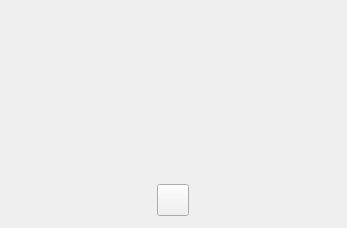
<?xml version="1.0" encoding="UTF-8"?>
<ui version="4.0">
 <class>InputFaceWidgetClass</class>
 <widget class="QWidget" name="InputFaceWidgetClass">
  <property name="geometry">
   <rect>
    <x>0</x>
    <y>0</y>
    <width>347</width>
    <height>228</height>
   </rect>
  </property>
  <property name="sizePolicy">
   <sizepolicy hsizetype="Expanding" vsizetype="Preferred">
    <horstretch>0</horstretch>
    <verstretch>0</verstretch>
   </sizepolicy>
  </property>
  <property name="minimumSize">
   <size>
    <width>0</width>
    <height>0</height>
   </size>
  </property>
  <property name="maximumSize">
   <size>
    <width>16777215</width>
    <height>16777215</height>
   </size>
  </property>
  <property name="windowTitle">
   <string>Form</string>
  </property>
  <layout class="QVBoxLayout" name="verticalLayout_3">
   <property name="spacing">
    <number>0</number>
   </property>
   <property name="margin" stdset="0">
    <number>0</number>
   </property>
   <item>
    <widget class="QFrame" name="m_MainFrame">
     <property name="sizePolicy">
      <sizepolicy hsizetype="Expanding" vsizetype="Preferred">
       <horstretch>0</horstretch>
       <verstretch>0</verstretch>
      </sizepolicy>
     </property>
     <property name="minimumSize">
      <size>
       <width>0</width>
       <height>0</height>
      </size>
     </property>
     <property name="maximumSize">
      <size>
       <width>16777215</width>
       <height>16777215</height>
      </size>
     </property>
     <property name="frameShape">
      <enum>QFrame::NoFrame</enum>
     </property>
     <property name="frameShadow">
      <enum>QFrame::Raised</enum>
     </property>
     <layout class="QVBoxLayout" name="verticalLayout">
      <property name="spacing">
       <number>0</number>
      </property>
      <property name="margin" stdset="0">
       <number>5</number>
      </property>
      <item>
       <widget class="QFrame" name="m_SelectFaceFrame">
        <property name="sizePolicy">
         <sizepolicy hsizetype="Expanding" vsizetype="Fixed">
          <horstretch>0</horstretch>
          <verstretch>0</verstretch>
         </sizepolicy>
        </property>
        <property name="minimumSize">
         <size>
          <width>0</width>
          <height>174</height>
         </size>
        </property>
        <property name="maximumSize">
         <size>
          <width>16777215</width>
          <height>174</height>
         </size>
        </property>
        <property name="frameShape">
         <enum>QFrame::NoFrame</enum>
        </property>
        <property name="frameShadow">
         <enum>QFrame::Raised</enum>
        </property>
        <layout class="QGridLayout" name="gridLayout">
         <property name="margin" stdset="0">
          <number>2</number>
         </property>
         <property name="spacing">
          <number>2</number>
         </property>
         <item row="0" column="0">
          <widget class="QWidget" name="m_SelectFaceWidget" native="true">
           <property name="sizePolicy">
            <sizepolicy hsizetype="Expanding" vsizetype="Fixed">
             <horstretch>0</horstretch>
             <verstretch>0</verstretch>
            </sizepolicy>
           </property>
           <property name="minimumSize">
            <size>
             <width>0</width>
             <height>170</height>
            </size>
           </property>
           <property name="maximumSize">
            <size>
             <width>16777215</width>
             <height>170</height>
            </size>
           </property>
           <layout class="QVBoxLayout" name="verticalLayout_2">
            <property name="spacing">
             <number>0</number>
            </property>
            <property name="margin" stdset="0">
             <number>0</number>
            </property>
            <item>
             <layout class="QHBoxLayout" name="horizontalLayout_2">
              <property name="spacing">
               <number>1</number>
              </property>
              <item>
               <widget class="VxLabel" name="m_FaceLabel1_1">
                <property name="sizePolicy">
                 <sizepolicy hsizetype="Fixed" vsizetype="Fixed">
                  <horstretch>0</horstretch>
                  <verstretch>0</verstretch>
                 </sizepolicy>
                </property>
                <property name="minimumSize">
                 <size>
                  <width>40</width>
                  <height>40</height>
                 </size>
                </property>
                <property name="maximumSize">
                 <size>
                  <width>40</width>
                  <height>40</height>
                 </size>
                </property>
                <property name="text">
                 <string notr="true"/>
                </property>
                <property name="alignment">
                 <set>Qt::AlignCenter</set>
                </property>
               </widget>
              </item>
              <item>
               <widget class="VxLabel" name="m_FaceLabel1_2">
                <property name="sizePolicy">
                 <sizepolicy hsizetype="Fixed" vsizetype="Fixed">
                  <horstretch>0</horstretch>
                  <verstretch>0</verstretch>
                 </sizepolicy>
                </property>
                <property name="minimumSize">
                 <size>
                  <width>40</width>
                  <height>40</height>
                 </size>
                </property>
                <property name="maximumSize">
                 <size>
                  <width>40</width>
                  <height>40</height>
                 </size>
                </property>
                <property name="text">
                 <string notr="true"/>
                </property>
                <property name="alignment">
                 <set>Qt::AlignCenter</set>
                </property>
               </widget>
              </item>
              <item>
               <widget class="VxLabel" name="m_FaceLabel1_3">
                <property name="sizePolicy">
                 <sizepolicy hsizetype="Fixed" vsizetype="Fixed">
                  <horstretch>0</horstretch>
                  <verstretch>0</verstretch>
                 </sizepolicy>
                </property>
                <property name="minimumSize">
                 <size>
                  <width>40</width>
                  <height>40</height>
                 </size>
                </property>
                <property name="maximumSize">
                 <size>
                  <width>40</width>
                  <height>40</height>
                 </size>
                </property>
                <property name="text">
                 <string notr="true"/>
                </property>
                <property name="alignment">
                 <set>Qt::AlignCenter</set>
                </property>
               </widget>
              </item>
              <item>
               <widget class="VxLabel" name="m_FaceLabel1_4">
                <property name="sizePolicy">
                 <sizepolicy hsizetype="Fixed" vsizetype="Fixed">
                  <horstretch>0</horstretch>
                  <verstretch>0</verstretch>
                 </sizepolicy>
                </property>
                <property name="minimumSize">
                 <size>
                  <width>40</width>
                  <height>40</height>
                 </size>
                </property>
                <property name="maximumSize">
                 <size>
                  <width>40</width>
                  <height>40</height>
                 </size>
                </property>
                <property name="text">
                 <string notr="true"/>
                </property>
                <property name="alignment">
                 <set>Qt::AlignCenter</set>
                </property>
               </widget>
              </item>
              <item>
               <widget class="VxLabel" name="m_FaceLabel1_5">
                <property name="sizePolicy">
                 <sizepolicy hsizetype="Fixed" vsizetype="Fixed">
                  <horstretch>0</horstretch>
                  <verstretch>0</verstretch>
                 </sizepolicy>
                </property>
                <property name="minimumSize">
                 <size>
                  <width>40</width>
                  <height>40</height>
                 </size>
                </property>
                <property name="maximumSize">
                 <size>
                  <width>40</width>
                  <height>40</height>
                 </size>
                </property>
                <property name="text">
                 <string notr="true"/>
                </property>
                <property name="alignment">
                 <set>Qt::AlignCenter</set>
                </property>
               </widget>
              </item>
              <item>
               <widget class="VxLabel" name="m_FaceLabel1_6">
                <property name="sizePolicy">
                 <sizepolicy hsizetype="Fixed" vsizetype="Fixed">
                  <horstretch>0</horstretch>
                  <verstretch>0</verstretch>
                 </sizepolicy>
                </property>
                <property name="minimumSize">
                 <size>
                  <width>40</width>
                  <height>40</height>
                 </size>
                </property>
                <property name="maximumSize">
                 <size>
                  <width>40</width>
                  <height>40</height>
                 </size>
                </property>
                <property name="text">
                 <string notr="true"/>
                </property>
                <property name="alignment">
                 <set>Qt::AlignCenter</set>
                </property>
               </widget>
              </item>
              <item>
               <widget class="VxLabel" name="m_FaceLabel1_7">
                <property name="sizePolicy">
                 <sizepolicy hsizetype="Fixed" vsizetype="Fixed">
                  <horstretch>0</horstretch>
                  <verstretch>0</verstretch>
                 </sizepolicy>
                </property>
                <property name="minimumSize">
                 <size>
                  <width>40</width>
                  <height>40</height>
                 </size>
                </property>
                <property name="maximumSize">
                 <size>
                  <width>40</width>
                  <height>40</height>
                 </size>
                </property>
                <property name="text">
                 <string notr="true"/>
                </property>
                <property name="alignment">
                 <set>Qt::AlignCenter</set>
                </property>
               </widget>
              </item>
              <item>
               <widget class="VxLabel" name="m_FaceLabel1_8">
                <property name="sizePolicy">
                 <sizepolicy hsizetype="Fixed" vsizetype="Fixed">
                  <horstretch>0</horstretch>
                  <verstretch>0</verstretch>
                 </sizepolicy>
                </property>
                <property name="minimumSize">
                 <size>
                  <width>40</width>
                  <height>40</height>
                 </size>
                </property>
                <property name="maximumSize">
                 <size>
                  <width>40</width>
                  <height>40</height>
                 </size>
                </property>
                <property name="text">
                 <string notr="true"/>
                </property>
                <property name="alignment">
                 <set>Qt::AlignCenter</set>
                </property>
               </widget>
              </item>
             </layout>
            </item>
            <item>
             <layout class="QHBoxLayout" name="horizontalLayout_3">
              <property name="spacing">
               <number>1</number>
              </property>
              <item>
               <widget class="VxLabel" name="m_FaceLabel1_9">
                <property name="sizePolicy">
                 <sizepolicy hsizetype="Fixed" vsizetype="Fixed">
                  <horstretch>0</horstretch>
                  <verstretch>0</verstretch>
                 </sizepolicy>
                </property>
                <property name="minimumSize">
                 <size>
                  <width>40</width>
                  <height>40</height>
                 </size>
                </property>
                <property name="maximumSize">
                 <size>
                  <width>40</width>
                  <height>40</height>
                 </size>
                </property>
                <property name="text">
                 <string notr="true"/>
                </property>
                <property name="alignment">
                 <set>Qt::AlignCenter</set>
                </property>
               </widget>
              </item>
              <item>
               <widget class="VxLabel" name="m_FaceLabel1_10">
                <property name="sizePolicy">
                 <sizepolicy hsizetype="Fixed" vsizetype="Fixed">
                  <horstretch>0</horstretch>
                  <verstretch>0</verstretch>
                 </sizepolicy>
                </property>
                <property name="minimumSize">
                 <size>
                  <width>40</width>
                  <height>40</height>
                 </size>
                </property>
                <property name="maximumSize">
                 <size>
                  <width>40</width>
                  <height>40</height>
                 </size>
                </property>
                <property name="text">
                 <string notr="true"/>
                </property>
                <property name="alignment">
                 <set>Qt::AlignCenter</set>
                </property>
               </widget>
              </item>
              <item>
               <widget class="VxLabel" name="m_FaceLabel1_11">
                <property name="sizePolicy">
                 <sizepolicy hsizetype="Fixed" vsizetype="Fixed">
                  <horstretch>0</horstretch>
                  <verstretch>0</verstretch>
                 </sizepolicy>
                </property>
                <property name="minimumSize">
                 <size>
                  <width>40</width>
                  <height>40</height>
                 </size>
                </property>
                <property name="maximumSize">
                 <size>
                  <width>40</width>
                  <height>40</height>
                 </size>
                </property>
                <property name="text">
                 <string notr="true"/>
                </property>
                <property name="alignment">
                 <set>Qt::AlignCenter</set>
                </property>
               </widget>
              </item>
              <item>
               <widget class="VxLabel" name="m_FaceLabel1_12">
                <property name="sizePolicy">
                 <sizepolicy hsizetype="Fixed" vsizetype="Fixed">
                  <horstretch>0</horstretch>
                  <verstretch>0</verstretch>
                 </sizepolicy>
                </property>
                <property name="minimumSize">
                 <size>
                  <width>40</width>
                  <height>40</height>
                 </size>
                </property>
                <property name="maximumSize">
                 <size>
                  <width>40</width>
                  <height>40</height>
                 </size>
                </property>
                <property name="text">
                 <string notr="true"/>
                </property>
                <property name="alignment">
                 <set>Qt::AlignCenter</set>
                </property>
               </widget>
              </item>
              <item>
               <widget class="VxLabel" name="m_FaceLabel1_13">
                <property name="sizePolicy">
                 <sizepolicy hsizetype="Fixed" vsizetype="Fixed">
                  <horstretch>0</horstretch>
                  <verstretch>0</verstretch>
                 </sizepolicy>
                </property>
                <property name="minimumSize">
                 <size>
                  <width>40</width>
                  <height>40</height>
                 </size>
                </property>
                <property name="maximumSize">
                 <size>
                  <width>40</width>
                  <height>40</height>
                 </size>
                </property>
                <property name="text">
                 <string notr="true"/>
                </property>
                <property name="alignment">
                 <set>Qt::AlignCenter</set>
                </property>
               </widget>
              </item>
              <item>
               <widget class="VxLabel" name="m_FaceLabel1_14">
                <property name="sizePolicy">
                 <sizepolicy hsizetype="Fixed" vsizetype="Fixed">
                  <horstretch>0</horstretch>
                  <verstretch>0</verstretch>
                 </sizepolicy>
                </property>
                <property name="minimumSize">
                 <size>
                  <width>40</width>
                  <height>40</height>
                 </size>
                </property>
                <property name="maximumSize">
                 <size>
                  <width>40</width>
                  <height>40</height>
                 </size>
                </property>
                <property name="text">
                 <string notr="true"/>
                </property>
                <property name="alignment">
                 <set>Qt::AlignCenter</set>
                </property>
               </widget>
              </item>
              <item>
               <widget class="VxLabel" name="m_FaceLabel1_15">
                <property name="sizePolicy">
                 <sizepolicy hsizetype="Fixed" vsizetype="Fixed">
                  <horstretch>0</horstretch>
                  <verstretch>0</verstretch>
                 </sizepolicy>
                </property>
                <property name="minimumSize">
                 <size>
                  <width>40</width>
                  <height>40</height>
                 </size>
                </property>
                <property name="maximumSize">
                 <size>
                  <width>40</width>
                  <height>40</height>
                 </size>
                </property>
                <property name="text">
                 <string notr="true"/>
                </property>
                <property name="alignment">
                 <set>Qt::AlignCenter</set>
                </property>
               </widget>
              </item>
              <item>
               <widget class="VxLabel" name="m_FaceLabel1_16">
                <property name="sizePolicy">
                 <sizepolicy hsizetype="Fixed" vsizetype="Fixed">
                  <horstretch>0</horstretch>
                  <verstretch>0</verstretch>
                 </sizepolicy>
                </property>
                <property name="minimumSize">
                 <size>
                  <width>40</width>
                  <height>40</height>
                 </size>
                </property>
                <property name="maximumSize">
                 <size>
                  <width>40</width>
                  <height>40</height>
                 </size>
                </property>
                <property name="text">
                 <string notr="true"/>
                </property>
                <property name="alignment">
                 <set>Qt::AlignCenter</set>
                </property>
               </widget>
              </item>
             </layout>
            </item>
            <item>
             <layout class="QHBoxLayout" name="horizontalLayout_4">
              <property name="spacing">
               <number>1</number>
              </property>
              <item>
               <widget class="VxLabel" name="m_FaceLabel1_17">
                <property name="sizePolicy">
                 <sizepolicy hsizetype="Fixed" vsizetype="Fixed">
                  <horstretch>0</horstretch>
                  <verstretch>0</verstretch>
                 </sizepolicy>
                </property>
                <property name="minimumSize">
                 <size>
                  <width>40</width>
                  <height>40</height>
                 </size>
                </property>
                <property name="maximumSize">
                 <size>
                  <width>40</width>
                  <height>40</height>
                 </size>
                </property>
                <property name="text">
                 <string notr="true"/>
                </property>
                <property name="alignment">
                 <set>Qt::AlignCenter</set>
                </property>
               </widget>
              </item>
              <item>
               <widget class="VxLabel" name="m_FaceLabel1_18">
                <property name="sizePolicy">
                 <sizepolicy hsizetype="Fixed" vsizetype="Fixed">
                  <horstretch>0</horstretch>
                  <verstretch>0</verstretch>
                 </sizepolicy>
                </property>
                <property name="minimumSize">
                 <size>
                  <width>40</width>
                  <height>40</height>
                 </size>
                </property>
                <property name="maximumSize">
                 <size>
                  <width>40</width>
                  <height>40</height>
                 </size>
                </property>
                <property name="text">
                 <string notr="true"/>
                </property>
                <property name="alignment">
                 <set>Qt::AlignCenter</set>
                </property>
               </widget>
              </item>
              <item>
               <widget class="VxLabel" name="m_FaceLabel1_19">
                <property name="sizePolicy">
                 <sizepolicy hsizetype="Fixed" vsizetype="Fixed">
                  <horstretch>0</horstretch>
                  <verstretch>0</verstretch>
                 </sizepolicy>
                </property>
                <property name="minimumSize">
                 <size>
                  <width>40</width>
                  <height>40</height>
                 </size>
                </property>
                <property name="maximumSize">
                 <size>
                  <width>40</width>
                  <height>40</height>
                 </size>
                </property>
                <property name="text">
                 <string notr="true"/>
                </property>
                <property name="alignment">
                 <set>Qt::AlignCenter</set>
                </property>
               </widget>
              </item>
              <item>
               <widget class="VxLabel" name="m_FaceLabel1_20">
                <property name="sizePolicy">
                 <sizepolicy hsizetype="Fixed" vsizetype="Fixed">
                  <horstretch>0</horstretch>
                  <verstretch>0</verstretch>
                 </sizepolicy>
                </property>
                <property name="minimumSize">
                 <size>
                  <width>40</width>
                  <height>40</height>
                 </size>
                </property>
                <property name="maximumSize">
                 <size>
                  <width>40</width>
                  <height>40</height>
                 </size>
                </property>
                <property name="text">
                 <string notr="true"/>
                </property>
                <property name="alignment">
                 <set>Qt::AlignCenter</set>
                </property>
               </widget>
              </item>
              <item>
               <widget class="VxLabel" name="m_FaceLabel1_21">
                <property name="sizePolicy">
                 <sizepolicy hsizetype="Fixed" vsizetype="Fixed">
                  <horstretch>0</horstretch>
                  <verstretch>0</verstretch>
                 </sizepolicy>
                </property>
                <property name="minimumSize">
                 <size>
                  <width>40</width>
                  <height>40</height>
                 </size>
                </property>
                <property name="maximumSize">
                 <size>
                  <width>40</width>
                  <height>40</height>
                 </size>
                </property>
                <property name="text">
                 <string notr="true"/>
                </property>
                <property name="alignment">
                 <set>Qt::AlignCenter</set>
                </property>
               </widget>
              </item>
              <item>
               <widget class="VxLabel" name="m_FaceLabel1_22">
                <property name="sizePolicy">
                 <sizepolicy hsizetype="Fixed" vsizetype="Fixed">
                  <horstretch>0</horstretch>
                  <verstretch>0</verstretch>
                 </sizepolicy>
                </property>
                <property name="minimumSize">
                 <size>
                  <width>40</width>
                  <height>40</height>
                 </size>
                </property>
                <property name="maximumSize">
                 <size>
                  <width>40</width>
                  <height>40</height>
                 </size>
                </property>
                <property name="text">
                 <string notr="true"/>
                </property>
                <property name="alignment">
                 <set>Qt::AlignCenter</set>
                </property>
               </widget>
              </item>
              <item>
               <widget class="VxLabel" name="m_FaceLabel1_23">
                <property name="sizePolicy">
                 <sizepolicy hsizetype="Fixed" vsizetype="Fixed">
                  <horstretch>0</horstretch>
                  <verstretch>0</verstretch>
                 </sizepolicy>
                </property>
                <property name="minimumSize">
                 <size>
                  <width>40</width>
                  <height>40</height>
                 </size>
                </property>
                <property name="maximumSize">
                 <size>
                  <width>40</width>
                  <height>40</height>
                 </size>
                </property>
                <property name="text">
                 <string notr="true"/>
                </property>
                <property name="alignment">
                 <set>Qt::AlignCenter</set>
                </property>
               </widget>
              </item>
              <item>
               <widget class="VxLabel" name="m_FaceLabel1_24">
                <property name="sizePolicy">
                 <sizepolicy hsizetype="Fixed" vsizetype="Fixed">
                  <horstretch>0</horstretch>
                  <verstretch>0</verstretch>
                 </sizepolicy>
                </property>
                <property name="minimumSize">
                 <size>
                  <width>40</width>
                  <height>40</height>
                 </size>
                </property>
                <property name="maximumSize">
                 <size>
                  <width>40</width>
                  <height>40</height>
                 </size>
                </property>
                <property name="text">
                 <string notr="true"/>
                </property>
                <property name="alignment">
                 <set>Qt::AlignCenter</set>
                </property>
               </widget>
              </item>
             </layout>
            </item>
            <item>
             <layout class="QHBoxLayout" name="horizontalLayout_5">
              <property name="spacing">
               <number>1</number>
              </property>
              <item>
               <widget class="VxLabel" name="m_FaceLabel1_25">
                <property name="sizePolicy">
                 <sizepolicy hsizetype="Fixed" vsizetype="Fixed">
                  <horstretch>0</horstretch>
                  <verstretch>0</verstretch>
                 </sizepolicy>
                </property>
                <property name="minimumSize">
                 <size>
                  <width>40</width>
                  <height>40</height>
                 </size>
                </property>
                <property name="maximumSize">
                 <size>
                  <width>40</width>
                  <height>40</height>
                 </size>
                </property>
                <property name="text">
                 <string notr="true"/>
                </property>
                <property name="alignment">
                 <set>Qt::AlignCenter</set>
                </property>
               </widget>
              </item>
              <item>
               <widget class="VxLabel" name="m_FaceLabel1_26">
                <property name="sizePolicy">
                 <sizepolicy hsizetype="Fixed" vsizetype="Fixed">
                  <horstretch>0</horstretch>
                  <verstretch>0</verstretch>
                 </sizepolicy>
                </property>
                <property name="minimumSize">
                 <size>
                  <width>40</width>
                  <height>40</height>
                 </size>
                </property>
                <property name="maximumSize">
                 <size>
                  <width>40</width>
                  <height>40</height>
                 </size>
                </property>
                <property name="text">
                 <string notr="true"/>
                </property>
                <property name="alignment">
                 <set>Qt::AlignCenter</set>
                </property>
               </widget>
              </item>
              <item>
               <widget class="VxLabel" name="m_FaceLabel1_27">
                <property name="sizePolicy">
                 <sizepolicy hsizetype="Fixed" vsizetype="Fixed">
                  <horstretch>0</horstretch>
                  <verstretch>0</verstretch>
                 </sizepolicy>
                </property>
                <property name="minimumSize">
                 <size>
                  <width>40</width>
                  <height>40</height>
                 </size>
                </property>
                <property name="maximumSize">
                 <size>
                  <width>40</width>
                  <height>40</height>
                 </size>
                </property>
                <property name="text">
                 <string notr="true"/>
                </property>
                <property name="alignment">
                 <set>Qt::AlignCenter</set>
                </property>
               </widget>
              </item>
              <item>
               <widget class="VxLabel" name="m_FaceLabel1_28">
                <property name="sizePolicy">
                 <sizepolicy hsizetype="Fixed" vsizetype="Fixed">
                  <horstretch>0</horstretch>
                  <verstretch>0</verstretch>
                 </sizepolicy>
                </property>
                <property name="minimumSize">
                 <size>
                  <width>40</width>
                  <height>40</height>
                 </size>
                </property>
                <property name="maximumSize">
                 <size>
                  <width>40</width>
                  <height>40</height>
                 </size>
                </property>
                <property name="text">
                 <string notr="true"/>
                </property>
                <property name="alignment">
                 <set>Qt::AlignCenter</set>
                </property>
               </widget>
              </item>
              <item>
               <widget class="VxLabel" name="m_FaceLabel1_29">
                <property name="sizePolicy">
                 <sizepolicy hsizetype="Fixed" vsizetype="Fixed">
                  <horstretch>0</horstretch>
                  <verstretch>0</verstretch>
                 </sizepolicy>
                </property>
                <property name="minimumSize">
                 <size>
                  <width>40</width>
                  <height>40</height>
                 </size>
                </property>
                <property name="maximumSize">
                 <size>
                  <width>40</width>
                  <height>40</height>
                 </size>
                </property>
                <property name="text">
                 <string notr="true"/>
                </property>
                <property name="alignment">
                 <set>Qt::AlignCenter</set>
                </property>
               </widget>
              </item>
              <item>
               <widget class="VxLabel" name="m_FaceLabel1_30">
                <property name="sizePolicy">
                 <sizepolicy hsizetype="Fixed" vsizetype="Fixed">
                  <horstretch>0</horstretch>
                  <verstretch>0</verstretch>
                 </sizepolicy>
                </property>
                <property name="minimumSize">
                 <size>
                  <width>40</width>
                  <height>40</height>
                 </size>
                </property>
                <property name="maximumSize">
                 <size>
                  <width>40</width>
                  <height>40</height>
                 </size>
                </property>
                <property name="text">
                 <string notr="true"/>
                </property>
                <property name="alignment">
                 <set>Qt::AlignCenter</set>
                </property>
               </widget>
              </item>
              <item>
               <widget class="VxLabel" name="m_FaceLabel1_31">
                <property name="sizePolicy">
                 <sizepolicy hsizetype="Fixed" vsizetype="Fixed">
                  <horstretch>0</horstretch>
                  <verstretch>0</verstretch>
                 </sizepolicy>
                </property>
                <property name="minimumSize">
                 <size>
                  <width>40</width>
                  <height>40</height>
                 </size>
                </property>
                <property name="maximumSize">
                 <size>
                  <width>40</width>
                  <height>40</height>
                 </size>
                </property>
                <property name="text">
                 <string notr="true"/>
                </property>
                <property name="alignment">
                 <set>Qt::AlignCenter</set>
                </property>
               </widget>
              </item>
              <item>
               <widget class="VxLabel" name="m_FaceLabel1_32">
                <property name="sizePolicy">
                 <sizepolicy hsizetype="Fixed" vsizetype="Fixed">
                  <horstretch>0</horstretch>
                  <verstretch>0</verstretch>
                 </sizepolicy>
                </property>
                <property name="minimumSize">
                 <size>
                  <width>40</width>
                  <height>40</height>
                 </size>
                </property>
                <property name="maximumSize">
                 <size>
                  <width>40</width>
                  <height>40</height>
                 </size>
                </property>
                <property name="text">
                 <string notr="true"/>
                </property>
                <property name="alignment">
                 <set>Qt::AlignCenter</set>
                </property>
               </widget>
              </item>
             </layout>
            </item>
           </layout>
          </widget>
         </item>
        </layout>
       </widget>
      </item>
      <item>
       <widget class="QFrame" name="m_ButtonFrame">
        <property name="sizePolicy">
         <sizepolicy hsizetype="Preferred" vsizetype="Fixed">
          <horstretch>0</horstretch>
          <verstretch>0</verstretch>
         </sizepolicy>
        </property>
        <property name="minimumSize">
         <size>
          <width>0</width>
          <height>42</height>
         </size>
        </property>
        <property name="maximumSize">
         <size>
          <width>16777215</width>
          <height>42</height>
         </size>
        </property>
        <property name="frameShape">
         <enum>QFrame::NoFrame</enum>
        </property>
        <property name="frameShadow">
         <enum>QFrame::Raised</enum>
        </property>
        <layout class="QHBoxLayout" name="horizontalLayout">
         <property name="spacing">
          <number>5</number>
         </property>
         <property name="margin" stdset="0">
          <number>5</number>
         </property>
         <item>
          <widget class="VxPushButton" name="m_CancelFaceButton">
           <property name="sizePolicy">
            <sizepolicy hsizetype="Fixed" vsizetype="Fixed">
             <horstretch>0</horstretch>
             <verstretch>0</verstretch>
            </sizepolicy>
           </property>
           <property name="minimumSize">
            <size>
             <width>32</width>
             <height>32</height>
            </size>
           </property>
           <property name="maximumSize">
            <size>
             <width>32</width>
             <height>32</height>
            </size>
           </property>
           <property name="text">
            <string notr="true"/>
           </property>
           <property name="iconSize">
            <size>
             <width>32</width>
             <height>32</height>
            </size>
           </property>
          </widget>
         </item>
        </layout>
       </widget>
      </item>
     </layout>
    </widget>
   </item>
  </layout>
 </widget>
 <customwidgets>
  <customwidget>
   <class>VxPushButton</class>
   <extends>QPushButton</extends>
   <header location="global">VxPushButton.h</header>
  </customwidget>
  <customwidget>
   <class>VxLabel</class>
   <extends>QLabel</extends>
   <header>VxLabel.h</header>
  </customwidget>
 </customwidgets>
 <resources/>
 <connections/>
</ui>
